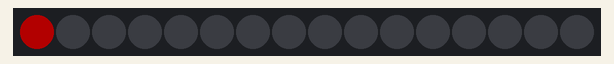
This sketch was run on a simulated ESP32. Shown: 16 RGB LEDs in strip order, left to right. Dim RGB values are drawn brighter than linear; nothing arrives over Bluetooth unless stated; a phone connects over Bluetooth LE 3 s after start; what the sketch prints to the serial monitor is not drawn.

Above: at 3.25 s.
At 39.75 s:
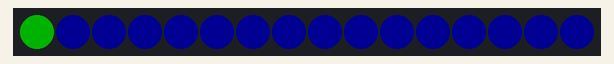

The sketch:

Unicollar.ino
```cpp
/**
* SocialPonyCollar
*/

#include <BLEDevice.h>
#include <BLEUtils.h>
#include <BLEServer.h>
#include <BLEScan.h>
#include <BLEAdvertisedDevice.h>

#include <Adafruit_NeoPixel.h>

// See the following for generating UUIDs:
// https://www.uuidgenerator.net/
                  //10000000-636f-6c6c-6172-000000000000
#define SERVICE_UUID "10000000-636f-6c6c-6172-000000000000"
#define CHARACTERISTIC_UUID "20000000-636f-6c6c-6172-123456789000"


unsigned long scanMillis = 0;        // will store last time LED was updated
unsigned long SCAN_INTERVAL = 5000;  // will store last time LED was updated

unsigned long blinkMillis = 0;        // will store last time LED was updated
unsigned long BLINK_INTERVAL = 500;  // will store last time LED was updated

const int MAXPONIES = 20;
int devices = 0;
int scanCount = 0;

int ledState=0;

int scanTime = 2;  //In seconds
BLEScan *pBLEScan;

struct ponyContact {
  int lastscan;
  int rssi;
  String addr;
  ponyContact():lastscan(0),rssi(0),addr(""){}
};

struct ponyContact ponylist[MAXPONIES];
int ponyCount=0;
int lastPonyCount=0;
class MyAdvertisedDeviceCallbacks : public BLEAdvertisedDeviceCallbacks {
  void onResult(BLEAdvertisedDevice advertisedDevice) {
    if(advertisedDevice.getServiceUUID().equals(BLEUUID(SERVICE_UUID)) && ponyCount<MAXPONIES){
      //Serial.print("HELO PONY: ");
      //Serial.println(advertisedDevice.getAddress().toString().c_str());
      ponylist[ponyCount].lastscan = scanCount;
      ponylist[ponyCount].addr = advertisedDevice.getAddress().toString().c_str();
      ponylist[ponyCount].rssi = advertisedDevice.getRSSI();
      ponyCount++;
    }

  }
};


// Which pin on the Arduino is connected to the NeoPixels?
#define PIN        2 // On Trinket or Gemma, suggest changing this to 1
#define NUMPIXELS 16 // Popular NeoPixel ring size
Adafruit_NeoPixel pixels(NUMPIXELS, PIN, NEO_GRB + NEO_KHZ800);


void setup() {
  delay(3000);
  Serial.begin(115200);
  Serial.println("Starting BLE work!");

  BLEDevice::init("SOCIAL-PONY-COLLAR");
  BLEServer *pServer = BLEDevice::createServer();
  BLEService *pService = pServer->createService(SERVICE_UUID);
  BLECharacteristic *pCharacteristic = pService->createCharacteristic(
    CHARACTERISTIC_UUID,
    BLECharacteristic::PROPERTY_READ | BLECharacteristic::PROPERTY_WRITE);

  pCharacteristic->setValue("Hello World says Neil");
  pService->start();
  // BLEAdvertising *pAdvertising = pServer->getAdvertising();  // this still is working for backward compatibility
  BLEAdvertising *pAdvertising = BLEDevice::getAdvertising();
  pAdvertising->addServiceUUID(SERVICE_UUID);
  pAdvertising->setScanResponse(true);
  pAdvertising->setMinPreferred(0x06);  // functions that help with iPhone connections issue
  pAdvertising->setMinPreferred(0x12);
  BLEDevice::startAdvertising();
  Serial.println("Characteristic defined! Now you can read it in your phone!");

  // FastLED.addLeds<NEOPIXEL, DATA_PIN>(leds, NUM_LEDS);
  // FastLED.setBrightness(100);

  pBLEScan = BLEDevice::getScan();  //create new scan
  pBLEScan->setAdvertisedDeviceCallbacks(new MyAdvertisedDeviceCallbacks());
  pBLEScan->setActiveScan(true);  //active scan uses more power, but get results faster
  pBLEScan->setInterval(100);
  pBLEScan->setWindow(50);  // less or equal setInterval value
  pBLEScan->start(scanTime,doneScan, true);
  pixels.begin();
  pixels.setBrightness(100);
  pixels.clear();
}

void doneScan(BLEScanResults foundDevices){

    Serial.println(foundDevices.getCount());

    devices = foundDevices.getCount();

    pBLEScan->clearResults();  // delete results fromBLEScan buffer to release memory

    Serial.print("Found ");
    Serial.print(ponyCount);
    Serial.println(" Ponies!");
        for(int i = 0; i<ponyCount;i++){
      Serial.print("Helo: ");
      Serial.print(ponylist[i].rssi);
      Serial.print("-");
      Serial.print(ponylist[i].addr);
      Serial.println(";");
    }
    lastPonyCount=ponyCount;
}


void loop() {
  unsigned long currentMillis = millis();

  if (currentMillis - scanMillis >= SCAN_INTERVAL) {
    scanMillis = currentMillis;
    pixels.fill(pixels.Color(0, 0, 0),1,15);
    pixels.fill(pixels.Color(0, 0, 50),1,lastPonyCount);

    scanCount++;
    ponyCount=0;
    pBLEScan->start(scanTime,doneScan, true);
  }


  if (currentMillis - blinkMillis >= BLINK_INTERVAL) {
    if(ledState == 0){
      ledState=1;
      pixels.setPixelColor(0, pixels.Color(150, 0, 0));
    }else{
      ledState=0;
      pixels.setPixelColor(0, pixels.Color(0, 150, 0));
    }

    blinkMillis = currentMillis;
    pixels.show();
  }

  delay(1);
}
```
